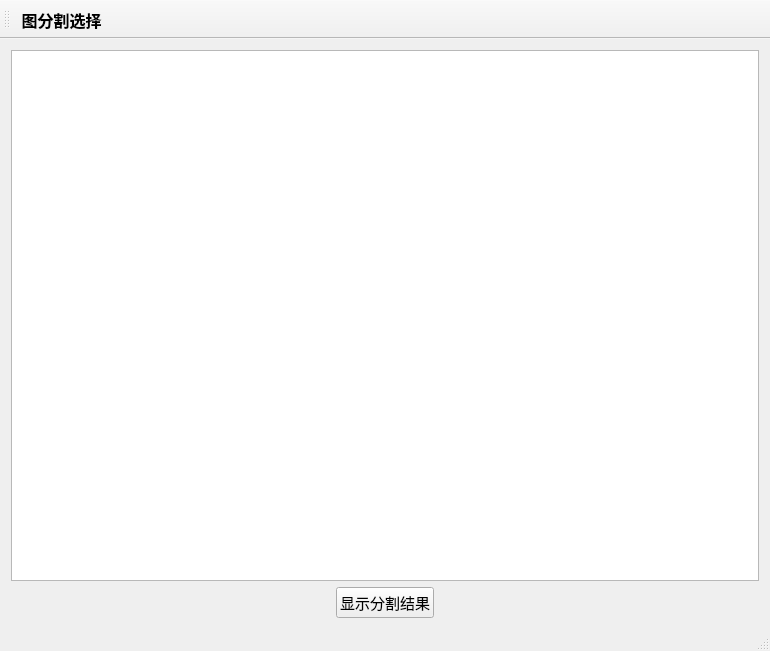
<?xml version="1.0" encoding="UTF-8"?>
<ui version="4.0">
 <class>GraphCutVisualizationClass</class>
 <widget class="QMainWindow" name="GraphCutVisualizationClass">
  <property name="geometry">
   <rect>
    <x>0</x>
    <y>0</y>
    <width>770</width>
    <height>651</height>
   </rect>
  </property>
  <property name="windowTitle">
   <string>GraphCutVisualization</string>
  </property>
  <widget class="QWidget" name="centralWidget">
   <layout class="QGridLayout" name="gridLayout">
    <item row="0" column="0" colspan="3">
     <widget class="QGraphicsView" name="graphicsView"/>
    </item>
    <item row="1" column="0">
     <spacer name="horizontalSpacer">
      <property name="orientation">
       <enum>Qt::Horizontal</enum>
      </property>
      <property name="sizeHint" stdset="0">
       <size>
        <width>283</width>
        <height>20</height>
       </size>
      </property>
     </spacer>
    </item>
    <item row="1" column="1">
     <widget class="QPushButton" name="pushButton">
      <property name="font">
       <font>
        <family>微软雅黑</family>
        <pointsize>11</pointsize>
       </font>
      </property>
      <property name="text">
       <string>显示分割结果</string>
      </property>
     </widget>
    </item>
    <item row="1" column="2">
     <spacer name="horizontalSpacer_2">
      <property name="orientation">
       <enum>Qt::Horizontal</enum>
      </property>
      <property name="sizeHint" stdset="0">
       <size>
        <width>282</width>
        <height>20</height>
       </size>
      </property>
     </spacer>
    </item>
   </layout>
  </widget>
  <widget class="QMenuBar" name="menuBar">
   <property name="geometry">
    <rect>
     <x>0</x>
     <y>0</y>
     <width>770</width>
     <height>26</height>
    </rect>
   </property>
  </widget>
  <widget class="QToolBar" name="mainToolBar">
   <property name="font">
    <font>
     <family>微软雅黑</family>
     <pointsize>12</pointsize>
     <weight>75</weight>
     <bold>true</bold>
    </font>
   </property>
   <attribute name="toolBarArea">
    <enum>TopToolBarArea</enum>
   </attribute>
   <attribute name="toolBarBreak">
    <bool>false</bool>
   </attribute>
   <addaction name="action"/>
  </widget>
  <widget class="QStatusBar" name="statusBar"/>
  <action name="action">
   <property name="text">
    <string>图分割选择</string>
   </property>
   <property name="font">
    <font>
     <family>Times New Roman</family>
    </font>
   </property>
  </action>
 </widget>
 <layoutdefault spacing="6" margin="11"/>
 <resources>
  <include location="GraphCutVisualization.qrc"/>
 </resources>
 <connections/>
</ui>
